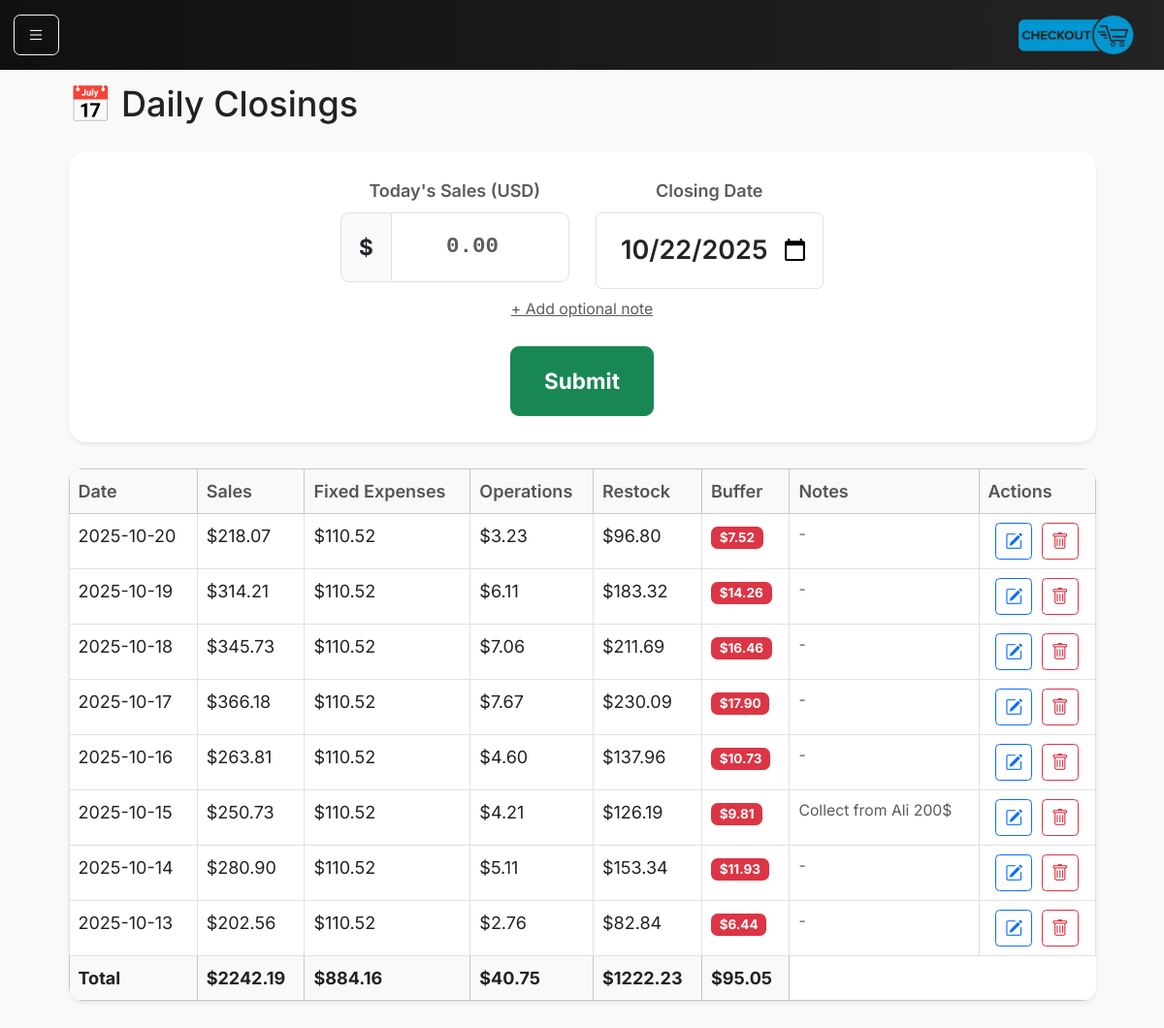
Page /closings on the earlier database version.
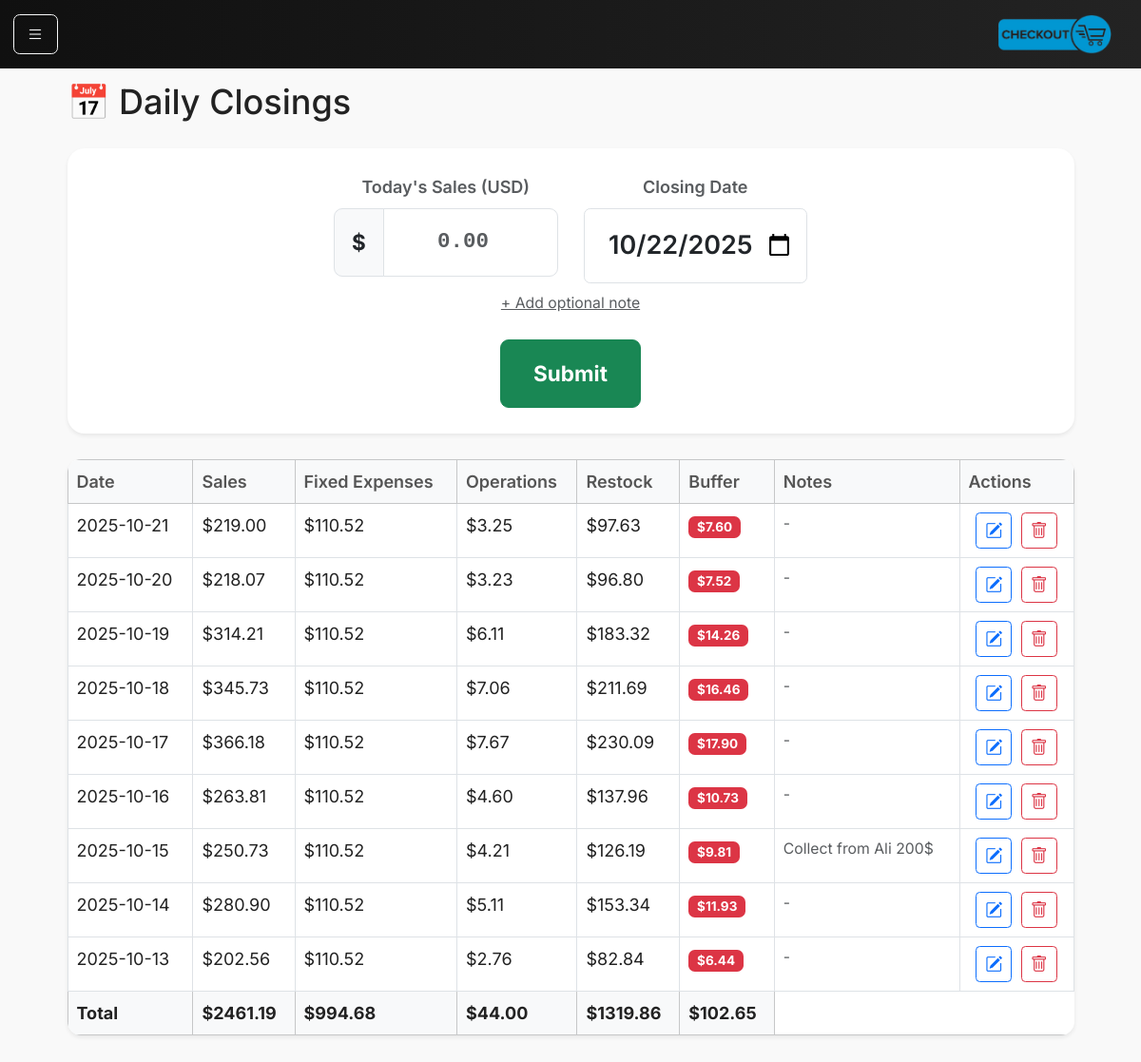
Same page on the later database version.
### models.py (models this page shows)
class DailyClosing(db.Model):
    __tablename__ = "daily_closings"
    id = db.Column(db.Integer, primary_key=True)
    date = db.Column(db.Date, nullable=False, unique=True)
    sales_cents = db.Column(db.Integer, nullable=False)
    fixed_allocation_cents = db.Column(db.Integer, default=0)
    ops_allocation_cents = db.Column(db.Integer, default=0)
    inventory_allocation_cents = db.Column(db.Integer, default=0)
    buffer_allocation_cents = db.Column(db.Integer, default=0)
    payment_mode = db.Column(db.String(20))
    notes = db.Column(db.String(255))
    created_at = db.Column(db.DateTime, default=datetime.utcnow)

### main.py (the view)
@app.route("/closings")
def closings():
    from main import DailyClosing
    all_closings = DailyClosing.query.order_by(DailyClosing.date.desc()).all()
    return render_template("closings.html", closings=all_closings, today=date.today())

### main.py (called while the page is built)
@app.context_processor
def inject_request():
    return dict(request=request)

### templates/closings.html (shortened to what this page needs)
{% extends "base.html" %}
{% block content %}
<div class="container-fluid">
  <div class="d-flex justify-content-between align-items-center mb-3">
    <h2>📅 Daily Closings</h2>
  </div>
  <div class="card shadow-sm mb-4 border-0">
    <div class="card-body py-4">
      <form method="POST" action="{{ url_for('daily_close') }}" class="text-center">
        <div class="row justify-content-center g-4">
          <div class="col-md-3 col-sm-6">
            <label for="sales" class="form-label text-muted fw-semibold fs-6">Today's Sales (USD)</label>
            <div class="input-group input-group-lg">
              <span class="input-group-text bg-light fw-bold">$</span>
              <input type="number" name="sales" id="sales"
                class="form-control text-center display-5 fw-bold py-3 sale-input" min="0" step="0.01"
                placeholder="0.00" required autofocus>
            </div>
          </div>
          <div class="col-md-3 col-sm-6">
            <label for="date" class="form-label text-muted fw-semibold fs-6">Closing Date</label>
            <input type="date" name="date" id="date" class="form-control text-center fs-4 fw-semibold py-3 date-input"
              value="{{ today.isoformat() }}" required>
          </div>
          <a class="small text-muted d-block mt-2" data-bs-toggle="collapse" href="#collapseNotes">
            + Add optional note
          </a>
          <div class="col-md-2 col-sm-6 d-flex align-items-end">
            <button type="submit" class="btn btn-success btn-lg w-100 py-3 fw-bold">
              Submit
            </button>
          </div>
        </div>
      </form>
    </div>
  </div>
  <table class="table table-bordered bg-white shadow-sm">
    <thead class="table-light">
      <tr>
        <th>Date</th>
        <th>Sales</th>
        <th>Fixed Expenses</th>
        <th>Operations</th>
        <th>Restock</th>
        <th>Buffer</th>
        <th>Notes</th>
        <th style="width: 120px;">Actions</th>
      </tr>
    </thead>
    <tbody>
      {% for c in closings %}
      <tr>
        <td>{{ c.date }}</td>
        <td>${{ "%.2f"|format(c.sales_cents / 100) }}</td>
        <td>${{ "%.2f"|format(c.fixed_allocation_cents / 100) }}</td>
        <td>${{ "%.2f"|format(c.ops_allocation_cents / 100) }}</td>
        <td>${{ "%.2f"|format(c.inventory_allocation_cents / 100) }}</td>
        <td>
          <span
            class="badge bg-{% if c.buffer_allocation_cents / c.sales_cents >= 0.4 %}success{% elif c.buffer_allocation_cents / c.sales_cents >= 0.2 %}warning{% else %}danger{% endif %}">
            ${{ "%.2f"|format(c.buffer_allocation_cents / 100) }}
          </span>
        </td>
        <td class="text-start small text-muted">{{ c.notes or "-" }}</td>
        <td class="text-center">
          <button class="btn btn-sm btn-outline-primary me-1" data-bs-toggle="modal" data-bs-target="#editClosingModal"
            data-id="{{ c.id }}" data-date="{{ c.date }}" data-sales="{{ c.sales_cents / 100 }}"
            data-notes="{{ c.notes or '' }}">
            <i class="bi bi-pencil-square"></i>
          </button>
          <button class="btn btn-sm btn-outline-danger" data-bs-toggle="modal" data-bs-target="#deleteClosingModal"
            data-id="{{ c.id }}" data-date="{{ c.date }}">
            <i class="bi bi-trash"></i>
          </button>
        </td>
      </tr>
      {% else %}
      <tr>
        <td colspan="6" class="text-center text-muted">No closings found</td>
      </tr>
      {% endfor %}
    </tbody>
    <tfoot class="table-light fw-bold">
      <tr>
        <td>Total</td>
        <td>
          ${{ '%.2f' % ((closings | sum(attribute='sales_cents', start=0)) / 100) }}
        </td>
        <td>
          ${{ '%.2f' % ((closings | sum(attribute='fixed_allocation_cents', start=0)) / 100) }}
        </td>
        <td>
          ${{ '%.2f' % ((closings | sum(attribute='ops_allocation_cents', start=0)) / 100) }}
        </td>
        <td>
          ${{ '%.2f' % ((closings | sum(attribute='inventory_allocation_cents', start=0)) / 100) }}
        </td>
        <td>
          ${{ '%.2f' % ((closings | sum(attribute='buffer_allocation_cents', start=0)) / 100) }}
        </td>
      </tr>
    </tfoot>
  </table>
</div>
{% endblock %}

### templates/base.html (shortened to what this page needs)
<!doctype html>
<html lang="en">
<head>
    <link href="https://cdn.jsdelivr.net/npm/bootstrap@5.3.3/dist/css/bootstrap.min.css" rel="stylesheet">
    <link href="{{ url_for('static', filename='main.css') }}" rel="stylesheet">
    <link rel="stylesheet" href="https://cdn.jsdelivr.net/npm/bootstrap-icons@1.11.3/font/bootstrap-icons.css">
</head>
<body>
    <nav class="navbar navbar-dark bg-dark fixed-top">
        <div class="container-fluid">
            <button class="btn btn-outline-light me-2" type="button" data-bs-toggle="offcanvas"
                data-bs-target="#sidebar" aria-controls="sidebar">
                <i class="bi bi-list"></i>
            </button>
            <a class="navbar-brand" href="/"><img src="static/assets/logo.png"></a>
        </div>
    </nav>
    <main class="container px-4">
        {% block content %}{% endblock %}
    </main>
    <div class="position-fixed bottom-0 end-0 p-3" style="z-index: 11">
    </div>
</body>
</html>

### static/main.css (style rules this page uses)
html, body { font-family: 'Inter', sans-serif; background-color: #f6f8fb; color: #222; font-size: 18px; padding-top: 25px; background-color: #f9f9f9; }
.navbar { background: linear-gradient(90deg, #101010, #232323); }
.navbar img { max-width: 120px; }
.navbar-brand { font-weight: 700; letter-spacing: 0.5px; font-size: 1.4rem; }
main { padding-top: 2rem; padding-bottom: 2rem; }
.card { border-radius: 1rem; }
.table { border-radius: 0.8rem; overflow: hidden; }
.table th { color: #555; font-weight: 600; }
.table td { color: #222; }
.sale-input { font-family: 'Roboto Mono', monospace; font-size: 2.2rem; transition: box-shadow 0.2s ease; }
.date-input { font-size: 1.5rem; text-align: center; }
.btn-sm i { font-size: 1rem; vertical-align: middle; }

Differences in the rows shown:
added DailyClosing: date "2025-10-21", c.sales_cents/100 "219.00", c.fixed_allocation_cents/100 "110.52", c.ops_allocation_cents/100 "3.25", c.inventory_allocation_cents/100 "97.63", c.buffer_allocation_cents/100 "7.60", notes "-"
Other differences:
{{ '%.2f' % ((closings | sum(attribute='sales_cents', start=0)) / 100) }}: "2242.19" → "2461.19"
text no longer shown: "884.16 40.75 1222.23 95.05"
text now shown: "994.68 44.00 1319.86 102.65"
